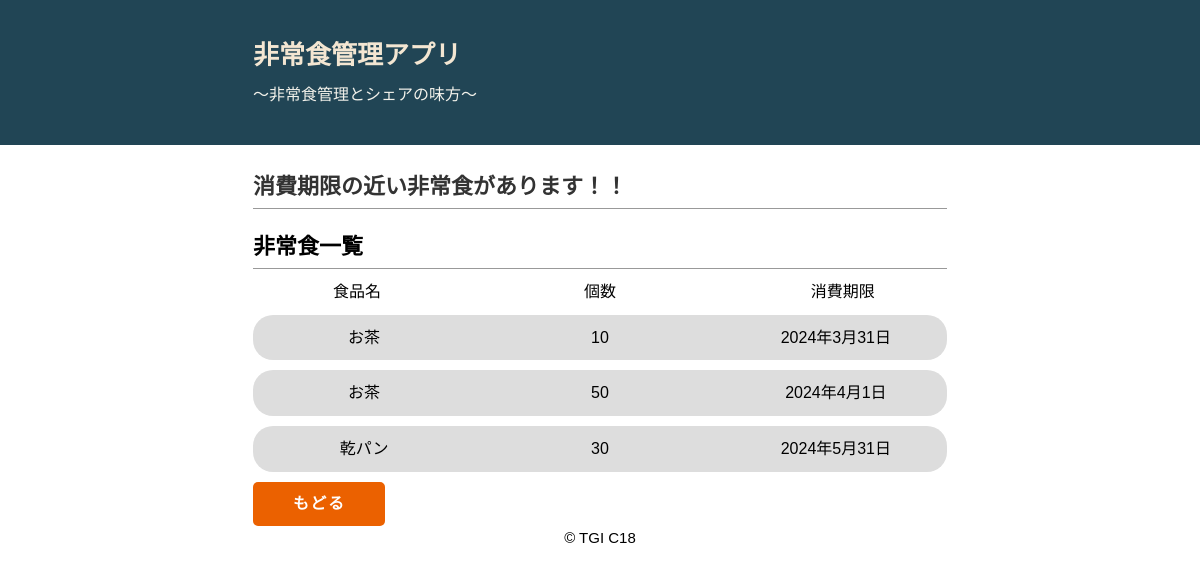
Screenshot of /emfood/share with the database file from the repository.
### emfood/models.py (models this page shows)
class Emfood(models.Model):
    name = models.CharField(max_length=200)
    num = models.IntegerField()
    expire_date = models.DateTimeField(blank=True, null=True)
    user=models.CharField(max_length=10, default="unknown")
    limit_date=models.DateField(blank=True, null=True )
    shere=models.BooleanField(default=False)

### emfood/views.py (the view)
# urls.py: path("share",views.share, name="share" ),
def share(request):
    foodData = Emfood.objects.filter(shere=1).order_by('limit_date')
    header = ['ID', '非常食名', '保有数', '消費期限']
    my_dict = {
        'title': '保有非常食一覧',
        'header': header,
        'foodData': foodData,
    }
    return render(request, "emfood/share.html", my_dict)

### emfood/templates/emfood/share.html (shortened to what this page needs)
{% load static %}
<link rel="stylesheet" href="{% static 'emfood/style.css' %}">
<!DOCTYPE html>
<html lang="ja">
    <head>
    </head>
    <body>
        <div id="outer">
            <header>
                <div id="header-container">
                    <div id="head-inner">
                        <h1>非常食管理アプリ　</h1>
                        <p class="description">～非常食管理とシェアの味方～</p>
                    </div>
                </div>
            </header>
            <div id="content-wrapper">
                <main>
                    {% if True %}
                    <div id="inner">
                        <h2>消費期限の近い非常食があります！！</h2>
                    </div>
                    {% endif %}
                </main>
                <aside>
                    <h2>非常食一覧</h2>
                    <div class="food-list-head">
                        <div class='food-name'>食品名</div>
                        <div class='food-num'>個数</div>
                        <div class='food-ex'>消費期限</div>
                    </div>
                    {% for food in foodData %}
                    <div class="food-list">
                        <div class='food-name'>{{ food.name }}</div>
                        <div class='food-num'>{{ food.num}}</div>
                        <div class='food-ex'>{{ food.limit_date }}</div>
                    </div>
                    {% endfor %}
                </aside>
                <div class="container">
                    <a href="/emfood" class="btn btn--orange register-btn">もどる<a>
                </div>
            </div>
            <footer>© TGI C18</footer>
        </div>
    </body>
</html>

### emfood/static/emfood/style.css (style rules this page uses)
body { margin: 0; padding: 0; font-family: "游ゴシック Medium", "ヒラギノ角ゴ Pro", "Hiragino Kaku Gothic Pro", "メイリオ", "Meiryo", sans-serif; line-height: 1.6; font-size: 16px; }
#header-container { margin: 0 auto; width: 694px; }
header { background-color: #214555; }
#head-inner { padding: 25px 0; }
h1 { font-size: 26px; font-weight: bold; padding: 10px 0 0 0; margin: 0; color: #f3e6d2; }
.description { line-height: 1.2; color: #f3f2eb; margin: 0.5em 0 1em 0; }
h2 { font-size: 22px; margin: 0; padding: 4px 0; border-bottom: 1px solid #999; }
#content-wrapper { margin: 0 auto; width: 694px; }
main { color: #333; }
#inner { padding: 20px 0 0 0; }
p { margin: 1em 0; }
a { font-weight: normal; }
footer { font-size: 15px; height: 100px; clear: both; text-align: center; }
.food-list { display: flex; flex-direction: row; margin: 10px auto; background-color: #dddddd; padding: 10px; border-radius: 20px; }
.food-name { flex-basis: 30%; text-align: center; }
.food-num { flex-basis: 40%; text-align: center; }
.food-ex { flex-basis: 30%; text-align: center; }
.food-list-head { display: flex; flex-direction: row; margin: 10px auto; }
*, *:before, *:after { -webkit-box-sizing: inherit; box-sizing: inherit; }
html { -webkit-box-sizing: border-box; box-sizing: border-box; font-size: 62.5%; }
.btn, a.btn, button.btn { font-size: 1.6rem; font-weight: 700; line-height: 1.5; position: relative; display: inline-block; padding: 1rem 4rem; cursor: pointer; -webkit-user-select: none; -moz-user-select: none; -ms-user-select: none; user-select: none; -webkit-transition: all 0.3s; transition: all 0.3s; text-align: center; vertical-align: middle; text-decoration: none; letter-spacing: 0.1em; color: #212529; border-radius: 0.5rem; }
.btn--orange, a.btn--orange { color: #fff; background-color: #eb6100; }
.container { display:flex; justify-content: space-between; }

### rows the page displays
Emfood: name "お茶", num "10", limit_date "2024年3月31日"
Emfood: name "お茶", num "50", limit_date "2024年4月1日"
Emfood: name "乾パン", num "30", limit_date "2024年5月31日"
